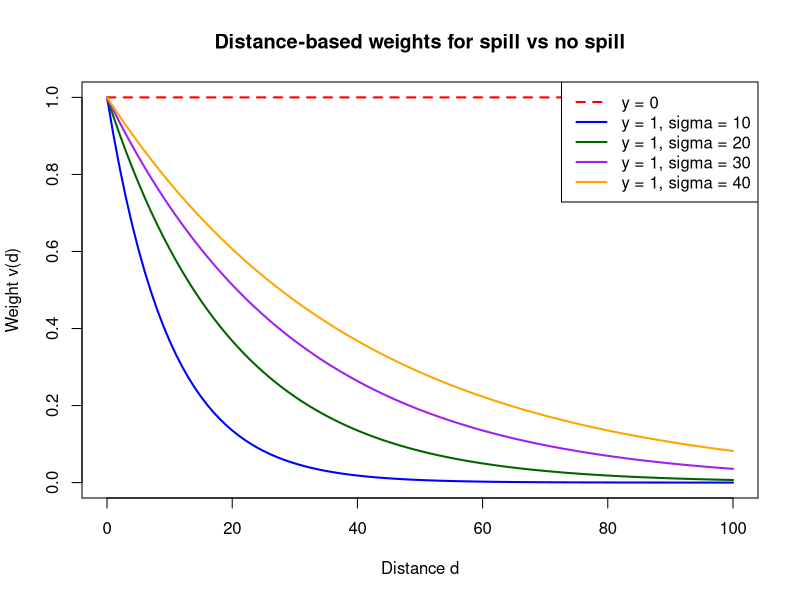

R code for this plot:
# Distances from 0 to 100
d <- seq(0, 100, by = 1)

# Try different sigma values
sigmas <- c(10, 20, 30, 40)

# Plot the y=0 (no spill) line (always 1)
plot(d, rep(1, length(d)), type = "l", lwd = 2, col = "red", lty = 2,
     ylim = c(0, 1), xlab = "Distance d", ylab = "Weight v(d)",
     main = "Distance-based weights for spill vs no spill")

# Add curves for y=1 (spill) case, one for each sigma
cols <- c("blue", "darkgreen", "purple", "orange")
for (j in seq_along(sigmas)) {
  sigma <- sigmas[j]
  v_spill <- exp(-d / sigma)   # spill case (y = 1)
  lines(d, v_spill, lwd = 2, col = cols[j])
}

legend("topright",
       legend = c("y = 0", paste("y = 1, sigma =", sigmas)),
       col = c("red", cols),
       lwd = 2, lty = c(2, rep(1, length(sigmas))))
